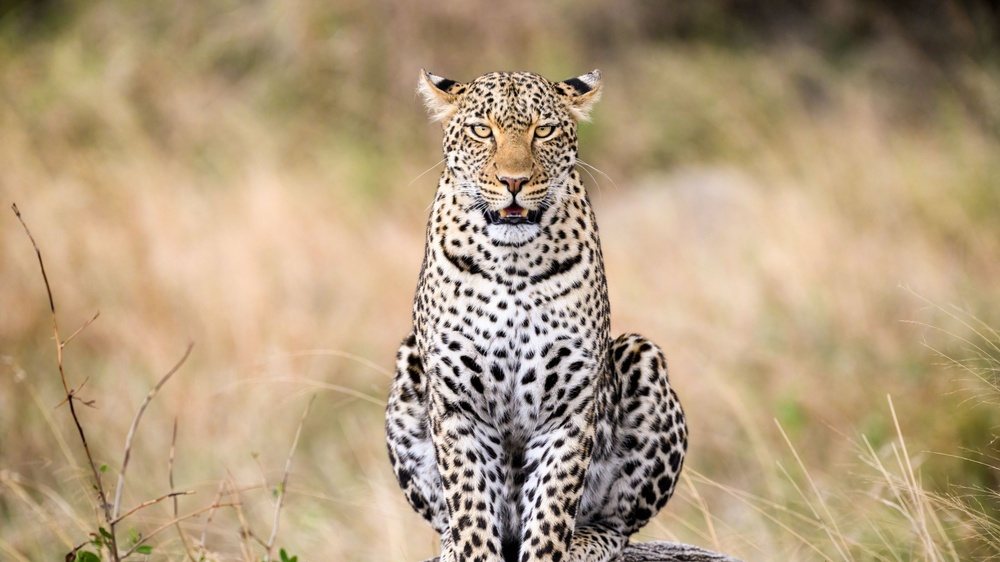
%> input picture Image watermarking/your-image~1.jpg, 1000 x 562 px, shrunk from 2560 x 1440 before the run; the run also reads 1 picture not shown here
$ octave watermarkingAkanksha2.m   (GNU Octave 9; MATLAB toolbox functions it lacks are replaced by stand-ins)
%> lines starting %> are read from the running program, lines starting %| are printed output that depends on the picture
% Image Watermarking using DWT

% Load the original image
originalImage = imread('your-image~1.jpg'); % Replace 'your_image.jpg' with the filename of your image
%> originalImage is the input picture: size 562x1000x3 uint8; mean R, G, B 177.9, 156, 125.5
figure; imshow(originalImage); title('Original Image');

% Load the watermark image (must be a binary image)
watermark = imread('watermark.png'); % Replace 'your_watermark.bmp' with the filename of your watermark
figure; imshow(watermark); title('Watermark');

% Perform DWT on the original image
level = 1; % Choose the level of decomposition
[LL, LH, HL, HH] = dwt2(originalImage, 'haar');
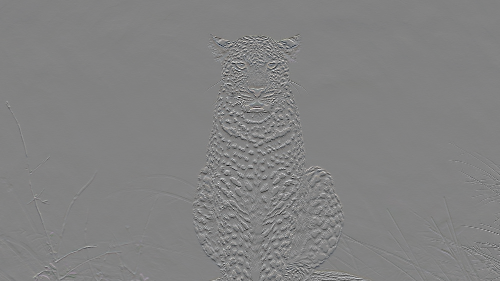
%> LH: size 281x500x3 double; mean R, G, B -0.1, -0.1, -0.1; drawn with min black and max white
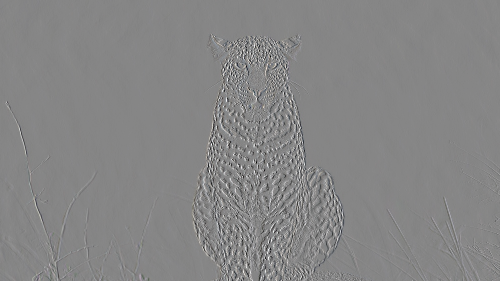
%> HL: size 281x500x3 double; mean R, G, B 0.1, 0, 0.2; drawn with min black and max white
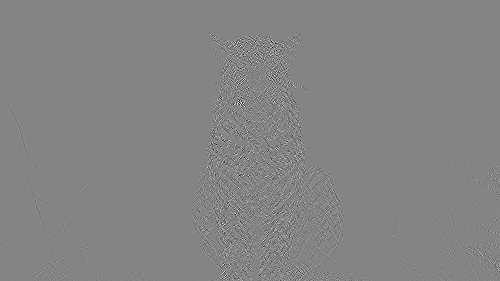
%> HH: size 281x500x3 double; mean R, G, B 0, 0, 0; drawn with min black and max white

% Embed the watermark into the LL subband
%> (the run ends here)
